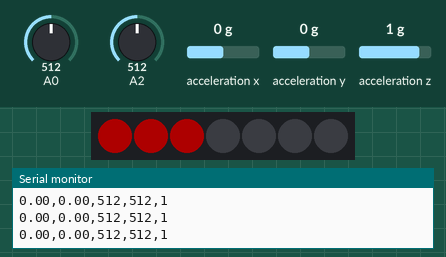
Recording of a sketch running on a simulated Arduino Nano 33 IoT. Shown: 7 RGB LEDs in strip order, left to right, the last lines printed to the serial monitor. The inputs (shaded band) are chosen by the test bench; at power-on: A0 = 512, A2 = 512, acceleration x 0 g, acceleration y 0 g, acceleration z 1 g. Dim RGB values are drawn brighter than linear; random numbers use the default seed unless the sketch sets one.

Above: at 1.2 s.
1.3 s: A0 set to 893
At 2.5 s:
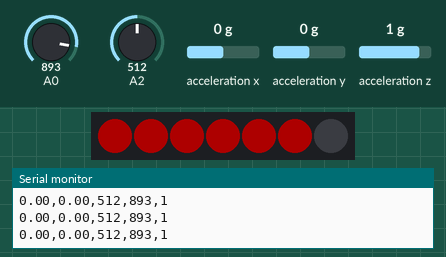
3.0 s: A0 set to 919
At 3.7 s:
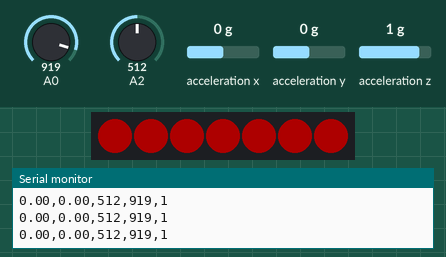
4.5 s: A0 set to 10
At 6.0 s:
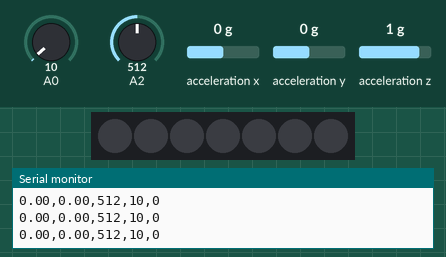
Timing chart, 0 to 7.5 s (numbered marks = the images above; inputs shaded):
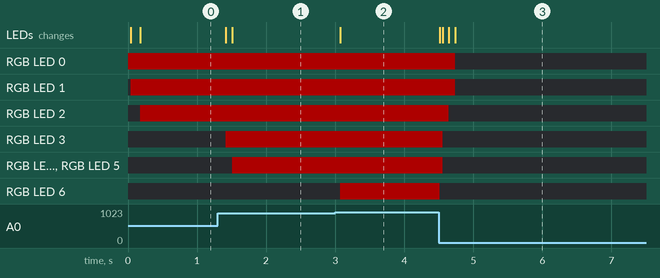

Measured:
- the behaviour switches between 900 and 901 on A0 (found by bisection; images 1 and 2)
- after the input at 1.3 s, RGB LED 3: off → RGB(50, 0, 0) after 0.11 s; RGB LED 4, RGB LED 5: off → RGB(50, 0, 0) after 0.21 s; the LEDs: first change after 0.11 s (image 1 shows a later state)
- after the input at 3.0 s, RGB LED 6: off → RGB(50, 0, 0) after 0.07 s; the LEDs: change after 0.07 s (image 2)
- after the input at 4.5 s, RGB LED 0, RGB LED 1: RGB(50, 0, 0) → off after 0.24 s; RGB LED 2: RGB(50, 0, 0) → off after 0.14 s; RGB LED 3–5: RGB(50, 0, 0) → off after 0.06 s; RGB LED 6: RGB(50, 0, 0) → off at once; the LEDs: first change at once (image 3 shows a later state)

The sketch:

PROJECT_ACCELEROMETER_FORCE_SENSOR_AND_LDR_IOT_ARDUINO.ino
```cpp
/* This code reads and filters data from Accelerometer on the Arduino IoT,
 a force sensitive sensor and LDR,  to prints assigned values on the serial. Those assigned values are later read by processing to
    trigger changes on the animations. This also triggers animations on the NeoPixels connected to the Arduino.


  /*
   FORCE SENSOR WIRING:
   leg to 5V
   leg connected to ground throu 10k resistor and to pin analog 0 pin on the arduino.

LDR SENSOR / BUTTON
Analog Pin 2 to read.
LDR connected directly to ground and a to 5V throug a 3K Resistor.

   NEOPIXELS WIRING
   Data pin connected to Analog Pin 1, throu 330ohms resistor

   Code References:
   > NEO Pixels animations based on https://www.tweaking4all.com/hardware/arduino/adruino-led-strip-effects/#LEDStripEffectTwinkle
   > For filtering the data, I adapted the Smoothing Example from the Arduino IDE.

   Written By: Kelvin Feliz, 2020.

*/


////LIBRARIES////

#include <SimpleKalmanFilter.h> // filter library
#include <Arduino_LSM6DS3.h> //Accelerometer library


//NEOPIXELS//
#include <Adafruit_NeoPixel.h>
#ifdef __AVR__
#include <avr/power.h> // Required for 16 MHz Adafruit Trinket
#endif
#define NUMPIXELS 7 // Number of NEOPIXELS controlled with the sensor
#define PIN       A1 // Where the NEOPIXEL data input is conected. Must be connected to an analog pin.
Adafruit_NeoPixel strip(NUMPIXELS, PIN, NEO_GRB + NEO_KHZ800);


//ACCELEROMETER VARIABLES//
const int numReadings = 5;
int readIndex = 0;              // the index of the current reading
float readingsX[numReadings];      // the readings from the X axis on accelerometer
float readingsY[numReadings];      // the readings from the Y axis in the accelerometer
float totalX = 0;                  // the running total of X
float totalY = 0;                  // the running total of Y
float averageX = 0;                // the average of X
float averageY = 0;                // the average of Y
float accelerometerX;               //Readings of X
float accelerometerY;         //Readings of Y

//FORCE SENSOR VARIABLES
int fsrAnalogPin = 0;               //Analog Pin to which the sensor is connected. (A0)
int fsrReading = 0;
const int numReadingsFsr = 20;
int readIndexFsr = 0;              // the index of the current reading on the FSR sensor
int readingsFsr[numReadingsFsr];      // the readings from the force sensor
int totalFsr = 0;                  // the running total of Fsr Sensor
int averageFsr = 0;                // the average of FSR sensor

//LDR VARIABLES
int ldrAnalogPin = 2; // A2
int ldrReading = 0;


void setup() {

  Serial.begin(9600);
  while (!Serial);
  //Serial.println("Started");

  ///LDR PIN SETUP
  pinMode (ldrAnalogPin, INPUT);

  //// ACCELEROMETER CONFIGURATION/////
  if (!IMU.begin()) {
    Serial.println("Failed to initialize IMU!");
    while (1);
  }


  // initialize all the readings to 0:
  for (int thisReading = 0; thisReading < numReadings; thisReading++) {
    readingsX[thisReading] = 0;
    readingsY[thisReading] = 0;
    readingsFsr[thisReading] = 0;
  }


  strip.begin();           // INITIALIZE NeoPixel strip object (REQUIRED)
  strip.show();          // Turn OFF all pixels ASAP
  strip.setBrightness(50); // Set BRIGHTNESS to about 1/5 (max = 255)
}

void loop(void) {

   // buttonState = digitalRead(buttonPin);


  AcceAverage();
  forceAverage();

if ((  averageFsr > 0) && (  averageFsr <= 20)) {
    strip.clear();
    strip.show();
    delay (10);
  }


  if ((  averageFsr > 20) && (  averageFsr <= 100)) {
    strip.setPixelColor (0, 255, 0, 0);
    strip.show();
    delay (10);

  }

    if ((  averageFsr > 100) && (  averageFsr <= 400)) {
      strip.setPixelColor (0, 255, 0, 0);
      strip.setPixelColor (1, 255, 0, 0);
      strip.show();
      delay (10);

    }

  if ((  averageFsr > 400) && (  averageFsr <= 700)) {
       strip.setPixelColor (0, 255, 0, 0);
      strip.setPixelColor (1, 255, 0, 0);
      strip.setPixelColor (2, 255, 0, 0);
      strip.show();
      delay (10);

    }


  if ((  averageFsr > 700) && (  averageFsr <= 800)) {
            strip.setPixelColor (0, 255, 0, 0);
      strip.setPixelColor (1, 255, 0, 0);
      strip.setPixelColor (2, 255, 0, 0);
      strip.setPixelColor (3, 255, 0, 0);
      strip.show();
      delay (10);

    }

      if ((  averageFsr > 800) && (  averageFsr<= 850)) {
               strip.setPixelColor (0, 255, 0, 0);
      strip.setPixelColor (1, 255, 0, 0);
      strip.setPixelColor (2, 255, 0, 0);
      strip.setPixelColor (3, 255, 0, 0);
      strip.setPixelColor (4, 255, 0, 0);
      strip.show();
      delay (10); }

            if ((  averageFsr > 850) && (  averageFsr <= 900)) {
               strip.setPixelColor (0, 255, 0, 0);
      strip.setPixelColor (1, 255, 0, 0);
      strip.setPixelColor (2, 255, 0, 0);
      strip.setPixelColor (3, 255, 0, 0);
      strip.setPixelColor (4, 255, 0, 0);
      strip.setPixelColor (5, 255, 0, 0);
      strip.show();
      delay (10); }

               if ((  averageFsr > 900) && (  averageFsr <= 1022)) {
               strip.setPixelColor (0, 255, 0, 0);
      strip.setPixelColor (1, 255, 0, 0);
      strip.setPixelColor (2, 255, 0, 0);
      strip.setPixelColor (3, 255, 0, 0);
      strip.setPixelColor (4, 255, 0, 0);
      strip.setPixelColor (5, 255, 0, 0);
       strip.setPixelColor (6, 255, 0, 0);
      strip.show();
      delay (10); }

            if ((ldrReading == 1023)) {
      Fire(55,120,15);

      delay (10); }

                  if ((averageFsr == 1023)) {
   theaterChase(strip.Color(127, 127, 127), 30); // White, half brightness
       } else { strip.clear(); }


  ////PRINTS ALL THE SENSORS DATA////
  printSensors();

}


void Fire(int Cooling, int Sparking, int SpeedDelay) {
  static byte heat[NUMPIXELS];
  int cooldown;

  // Step 1.  Cool down every cell a little
  for( int i = 0; i < NUMPIXELS; i++) {
    cooldown = random(0, ((Cooling * 10) / NUMPIXELS) + 2);

    if(cooldown>heat[i]) {
      heat[i]=0;
    } else {
      heat[i]=heat[i]-cooldown;
    }
  }

  // Step 2.  Heat from each cell drifts 'up' and diffuses a little
  for( int k= NUMPIXELS - 1; k >= 2; k--) {
    heat[k] = (heat[k - 1] + heat[k - 2] + heat[k - 2]) / 3;
  }

  // Step 3.  Randomly ignite new 'sparks' near the bottom
  if( random(255) < Sparking ) {
    int y = random(7);
    heat[y] = heat[y] + random(160,255);
    //heat[y] = random(160,255);
  }

  // Step 4.  Convert heat to LED colors
  for( int j = 0; j < NUMPIXELS; j++) {
    setPixelHeatColor(j, heat[j] );
  }

  showStrip();
  delay(SpeedDelay);
}

void setPixelHeatColor (int Pixel, byte temperature) {
  // Scale 'heat' down from 0-255 to 0-191
  byte t192 = round((temperature/255.0)*191);

  // calculate ramp up from
  byte heatramp = t192 & 0x3F; // 0..63
  heatramp <<= 2; // scale up to 0..252

  // figure out which third of the spectrum we're in:
  if( t192 > 0x80) {                     // hottest
    setPixel(Pixel, 255, 255, heatramp);
  } else if( t192 > 0x40 ) {             // middle
    setPixel(Pixel, 255, heatramp, 0);
  } else {                               // coolest
    setPixel(Pixel, heatramp, 0, 0);
  }
}

void showStrip() {
  strip.show();
}

void setPixel(int Pixel, byte red, byte green, byte blue) {
   strip.setPixelColor(Pixel, strip.Color(red, green, blue));
}

void setAll(byte red, byte green, byte blue) {
  for(int i = 0; i < NUMPIXELS; i++ ) {
    setPixel(i, red, green, blue);
  }
  showStrip();
}

void theaterChase(uint32_t color, int wait) {
  for(int a=0; a<10; a++) {  // Repeat 10 times...
    for(int b=0; b<3; b++) { //  'b' counts from 0 to 2...
      strip.clear();         //   Set all pixels in RAM to 0 (off)
      // 'c' counts up from 'b' to end of strip in steps of 3...
      for(int c=b; c<strip.numPixels(); c += 3) {
        strip.setPixelColor(c, color); // Set pixel 'c' to value 'color'
      }
      strip.show(); // Update strip with new contents
      delay(wait);  // Pause for a moment
    }
  }
}

void forceAverage () {
  // subtract the last force reading:
  totalFsr = totalFsr - readingsFsr[readIndexFsr];

  // read from the force sensor
  fsrReading = analogRead(fsrAnalogPin);
  readingsFsr[readIndexFsr] = fsrReading;

  // add the reading to the total:
  totalFsr = totalFsr + readingsFsr[readIndexFsr];

  // advance to the next position in the array:
  readIndexFsr = readIndexFsr + 1;

  // if we're at the end of the array...
  if (readIndexFsr >= numReadingsFsr) {
    // ...wrap around to the beginning:
    readIndexFsr = 0;
  }
  // calculate the average:
  averageFsr = totalFsr / numReadingsFsr;
}

//delay(1000);        // delay in between reads for stability


void AcceAverage () {

  // subtract the last accelerometer reading:
  totalX = totalX - readingsX[readIndex];
  totalY = totalY - readingsY[readIndex];

  // read from the accelerometer:
  float x, y, z;
  if (IMU.accelerationAvailable()) {
    IMU.readAcceleration(x, y, z);
    accelerometerX = x;
    accelerometerY = y;
    readingsX [readIndex] = x;
    readingsY[readIndex] = y;
  }

  // add the reading to the total:
  totalX = totalX + readingsX[readIndex];
  totalY = totalY + readingsY[readIndex];

  // advance to the next position in the array:
  readIndex = readIndex + 1;

  // if we're at the end of the array...
  if (readIndex >= numReadings) {
    // ...wrap around to the beginning:
    readIndex = 0;
  }

  // calculate the average:
  averageX = totalX / numReadings;
  averageY = totalY / numReadings;

  //delay(1000);        // delay in between reads for stability
}


void printSensors() {
  //   Accelerometer
  Serial.print(averageX);
  Serial.print (',');
  Serial.print(averageY);
  Serial.print (',');

//LDR resistor-buttom
  ldrReading = analogRead (ldrAnalogPin);
  Serial.print (ldrReading);
  Serial.print (',');

  //Force Sensor
  Serial.print(averageFsr);
 Serial.print(',');


   // Depending on how hard the FSR is pressed, different status will be printed on the serial
  if (averageFsr == 1023) {
    // hardpressed
   Serial.println('2');
  } else if  ((  averageFsr >= 400) && (  averageFsr <= 1022)) {
    // mediumpressed // using this value for counter on Proccessing
      Serial.println('1');

      //Nopressed or barely pressed
  } else if ((  averageFsr >= 0) && (  averageFsr <= 400)) {
    Serial.println('0');
  }


}
```
